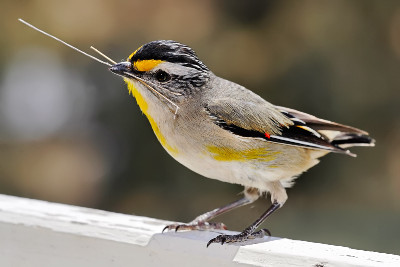
#> input picture data/b2.jpg, 400 x 267 px
$ python ocv-22-geoTrans-affineTransformation.py
#> lines starting #> are read from the running program, lines starting #| are printed output that depends on the picture
import cv2
import numpy as np
from matplotlib import pyplot as plt

img = cv2.imread('../data/b2.jpg')
#> img is the input picture: shape (267, 400, 3); mean B, G, R 101.6, 117.6, 126.2
rows,cols,ch = img.shape
#> rows = 267; cols = 400; ch = 3

p1 = np.float32([[50,50],[200,50],[50,200]])
p2 = np.float32([[60,150],[200,50],[100,250]])

M = cv2.getAffineTransform(p1,p2)
dst = cv2.warpAffine(img,M,(cols,rows))
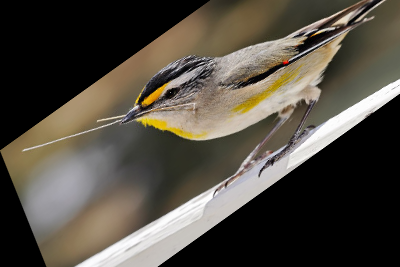
#> dst: shape (267, 400, 3); mean B, G, R 65.9, 76, 81.9

plt.subplot(121),plt.imshow(img),plt.title('img')
plt.subplot(122),plt.imshow(dst),plt.title('dst')
plt.show()
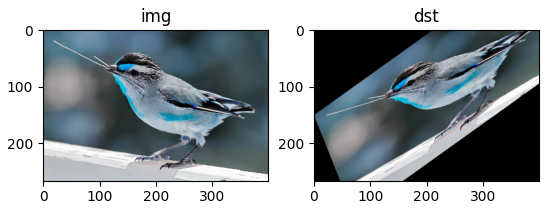
#> figure drawn by matplotlib, 2 panels; B, G, R data is drawn as R, G, B
